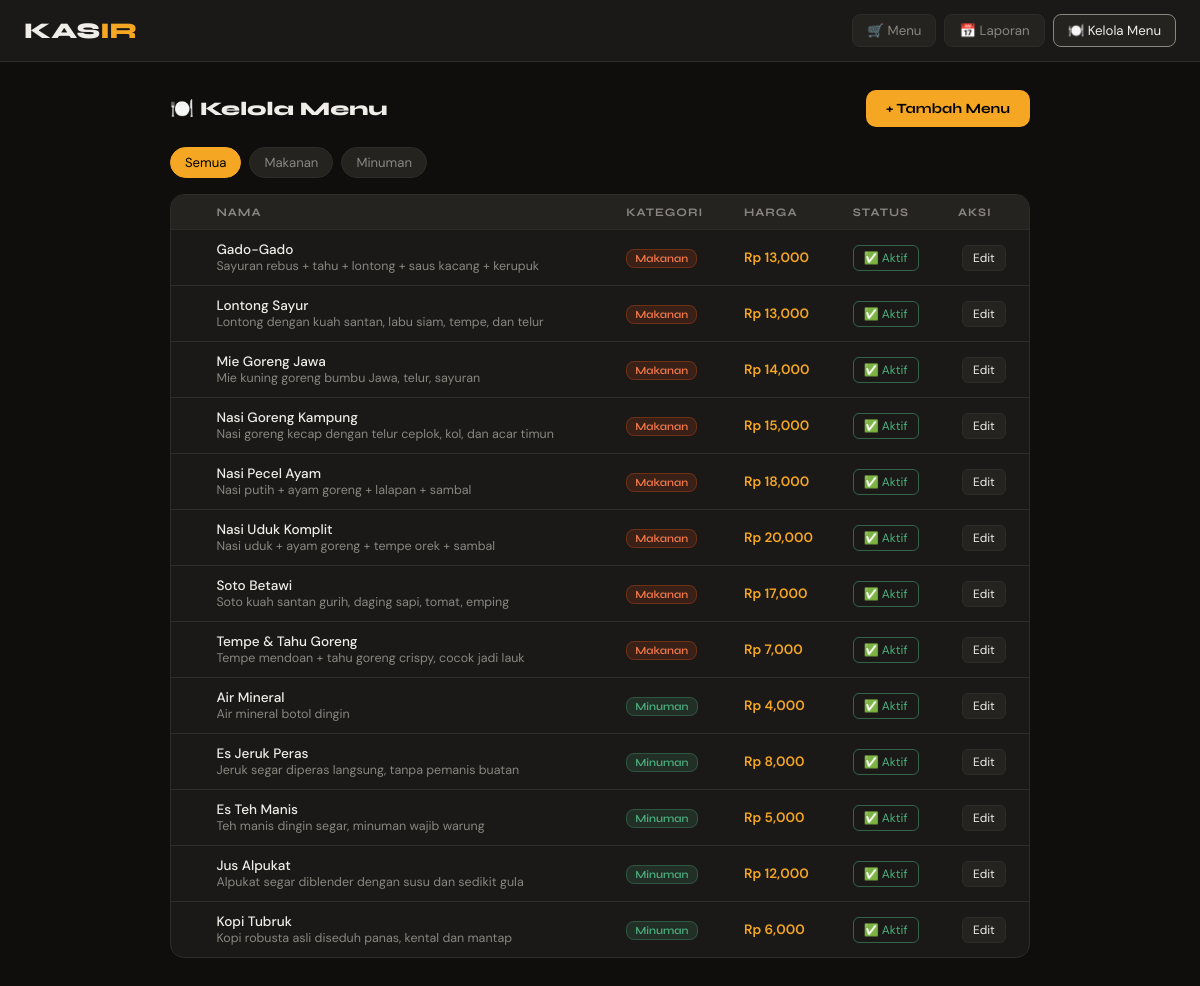
/admin/menu, run on the app's committed database.
### app.py (models this page shows)
class Menu(db.Model):
    __tablename__ = 'menu'
    id = db.Column(db.Integer, primary_key=True)
    nama = db.Column(db.String(100), nullable=False)
    deskripsi = db.Column(db.String(200))
    harga = db.Column(db.Float, nullable=False)
    kategori = db.Column(db.String(50))  # 'Makanan' atau 'Minuman'
    gambar = db.Column(db.String(300), default='')   # URL foto makanan
    tersedia = db.Column(db.Boolean, default=True)
    order_items = db.relationship('ItemPesanan', backref='menu', lazy=True)

### app.py (the view)
@app.route('/admin/menu')
def admin_menu():
    menu_list = Menu.query.order_by(Menu.kategori, Menu.nama).all()
    return render_template('admin_menu.html', menu_list=menu_list)

### templates/admin_menu.html (shortened to what this page needs)
<!DOCTYPE html>
<html lang="id">
<head>
</head>
<body>
<header>
  <div class="logo">KAS<span>IR</span></div>
  <nav>
    <a href="/">🛒 Menu</a>
    <a href="/laporan">📅 Laporan</a>
    <a href="/admin/menu" class="aktif">🍽️ Kelola Menu</a>
  </nav>
</header>
<div class="container">
  <div class="top-bar">
    <div class="page-title">🍽️ Kelola Menu</div>
    <button class="btn-tambah-menu" onclick="bukaModalTambah()">+ Tambah Menu</button>
  </div>
  <div class="filter-bar">
    <button class="filter-btn active" onclick="filterMenu('semua',this)">Semua</button>
    <button class="filter-btn" onclick="filterMenu('Makanan',this)">Makanan</button>
    <button class="filter-btn" onclick="filterMenu('Minuman',this)">Minuman</button>
  </div>
  <div class="table-wrap">
    <table id="tabel-menu">
      <thead>
        <tr>
          <th></th>
          <th>Nama</th>
          <th>Kategori</th>
          <th>Harga</th>
          <th>Status</th>
          <th>Aksi</th>
        </tr>
      </thead>
      <tbody>
        {% for item in menu_list %}
        <tr id="row-{{ item.id }}" data-kategori="{{ item.kategori }}">
          <td class="menu-img-col">
          </td>
          <td>
            <div class="menu-nama-col">{{ item.nama }}</div>
            <div class="menu-desc-col">{{ item.deskripsi }}</div>
          </td>
          <td>
            <span class="kat-badge kat-{{ item.kategori | lower }}">{{ item.kategori }}</span>
          </td>
          <td class="harga-col">Rp {{ "{:,.0f}".format(item.harga) }}</td>
          <td>
            <button class="toggle-btn {{ 'on' if item.tersedia else 'off' }}"
              id="toggle-{{ item.id }}"
              onclick="toggleMenu({{ item.id }}, this)">
              {{ '✅ Aktif' if item.tersedia else '⛔ Nonaktif' }}
            </button>
          </td>
          <td>
            <button class="action-btn" onclick="bukaModalEdit({{ item.id }}, '{{ item.nama }}', '{{ item.deskripsi }}', {{ item.harga }}, '{{ item.kategori }}', '{{ item.gambar }}')">Edit</button>
          </td>
        </tr>
        {% endfor %}
      </tbody>
    </table>
  </div>
</div>
</body>
</html>

### templates/admin_menu.html (style rules this page uses)
:root { --bg:#0f0e0d; --surface:#1a1917; --surface2:#252320; --accent:#f5a623; --text:#f0ede8; --muted:#8a8680; --border:#2e2c29; --success:#4caf7d; --danger:#e85555; }
* { margin:0; padding:0; box-sizing:border-box; }
body { background:var(--bg); color:var(--text); font-family:'DM Sans',sans-serif; }
header { background:var(--surface); border-bottom:1px solid var(--border); padding:14px 24px; display:flex; align-items:center; justify-content:space-between; }
.logo { font-family:'Syne',sans-serif; font-weight:800; font-size:1.4rem; }
.logo span { color:var(--accent); }
nav { display:flex; gap:8px; }
nav a { color:var(--muted); text-decoration:none; font-size:0.83rem; padding:7px 14px; border-radius:8px; border:1px solid var(--border); background:var(--surface2); transition:all .2s; }
nav a:hover, nav a.aktif { color:var(--text); border-color:var(--muted); }
.container { max-width:900px; margin:0 auto; padding:28px 20px; }
.top-bar { display:flex; justify-content:space-between; align-items:center; margin-bottom:20px; }
.page-title { font-family:'Syne',sans-serif; font-weight:800; font-size:1.2rem; }
.btn-tambah-menu { background:var(--accent); color:#000; border:none; padding:10px 20px; border-radius:10px; font-family:'Syne',sans-serif; font-weight:700; font-size:0.88rem; cursor:pointer; transition:all .2s; }
.filter-bar { display:flex; gap:8px; margin-bottom:16px; }
.filter-btn { background:var(--surface2); border:1px solid var(--border); color:var(--muted); padding:6px 14px; border-radius:20px; cursor:pointer; font-size:0.82rem; font-family:'DM Sans',sans-serif; transition:all .2s; }
.filter-btn.active { background:var(--accent); color:#000; border-color:var(--accent); }
.table-wrap { background:var(--surface); border:1px solid var(--border); border-radius:14px; overflow:hidden; }
table { width:100%; border-collapse:collapse; }
th { background:var(--surface2); color:var(--muted); font-size:0.72rem; font-family:'Syne',sans-serif; letter-spacing:1px; text-transform:uppercase; padding:10px 14px; text-align:left; }
td { padding:11px 14px; font-size:0.85rem; border-top:1px solid var(--border); vertical-align:middle; }
.menu-nama-col { font-weight:500; }
.menu-desc-col { color:var(--muted); font-size:0.78rem; }
.harga-col { color:var(--accent); font-weight:600; }
.kat-badge { font-size:0.68rem; padding:2px 8px; border-radius:8px; font-family:'Syne',sans-serif; font-weight:600; }
.kat-makanan { background:rgba(232,82,26,.15); color:#f57a4a; border:1px solid rgba(232,82,26,.3); }
.kat-minuman { background:rgba(76,175,125,.15); color:var(--success); border:1px solid rgba(76,175,125,.3); }
.toggle-btn { background:none; border:1px solid var(--border); border-radius:6px; padding:4px 10px; font-size:0.75rem; cursor:pointer; font-family:'DM Sans',sans-serif; transition:all .2s; }
.toggle-btn.on { color:var(--success); border-color:rgba(76,175,125,.5); }
.action-btn { background:var(--surface2); border:1px solid var(--border); color:var(--text); padding:4px 10px; border-radius:6px; font-size:0.75rem; cursor:pointer; font-family:'DM Sans',sans-serif; transition:all .2s; margin-left:4px; }

### data on the page
Menu: nama "Gado-Gado", deskripsi "Sayuran rebus + tahu + lontong + saus kacang + kerupuk", kategori "Makanan", harga "13,000", tersedia "✅ Aktif"
Menu: nama "Lontong Sayur", deskripsi "Lontong dengan kuah santan, labu siam, tempe, dan telur", kategori "Makanan", harga "13,000", tersedia "✅ Aktif"
Menu: nama "Mie Goreng Jawa", deskripsi "Mie kuning goreng bumbu Jawa, telur, sayuran", kategori "Makanan", harga "14,000", tersedia "✅ Aktif"
Menu: nama "Nasi Goreng Kampung", deskripsi "Nasi goreng kecap dengan telur ceplok, kol, dan acar timun", kategori "Makanan", harga "15,000", tersedia "✅ Aktif"
Menu: nama "Nasi Pecel Ayam", deskripsi "Nasi putih + ayam goreng + lalapan + sambal", kategori "Makanan", harga "18,000", tersedia "✅ Aktif"
Menu: nama "Nasi Uduk Komplit", deskripsi "Nasi uduk + ayam goreng + tempe orek + sambal", kategori "Makanan", harga "20,000", tersedia "✅ Aktif"
Menu: nama "Soto Betawi", deskripsi "Soto kuah santan gurih, daging sapi, tomat, emping", kategori "Makanan", harga "17,000", tersedia "✅ Aktif"
Menu: nama "Tempe & Tahu Goreng", deskripsi "Tempe mendoan + tahu goreng crispy, cocok jadi lauk", kategori "Makanan", harga "7,000", tersedia "✅ Aktif"
Menu: nama "Air Mineral", deskripsi "Air mineral botol dingin", kategori "Minuman", harga "4,000", tersedia "✅ Aktif"
Menu: nama "Es Jeruk Peras", deskripsi "Jeruk segar diperas langsung, tanpa pemanis buatan", kategori "Minuman", harga "8,000", tersedia "✅ Aktif"
Menu: nama "Es Teh Manis", deskripsi "Teh manis dingin segar, minuman wajib warung", kategori "Minuman", harga "5,000", tersedia "✅ Aktif"
Menu: nama "Jus Alpukat", deskripsi "Alpukat segar diblender dengan susu dan sedikit gula", kategori "Minuman", harga "12,000", tersedia "✅ Aktif"
Menu: nama "Kopi Tubruk", deskripsi "Kopi robusta asli diseduh panas, kental dan mantap", kategori "Minuman", harga "6,000", tersedia "✅ Aktif"
